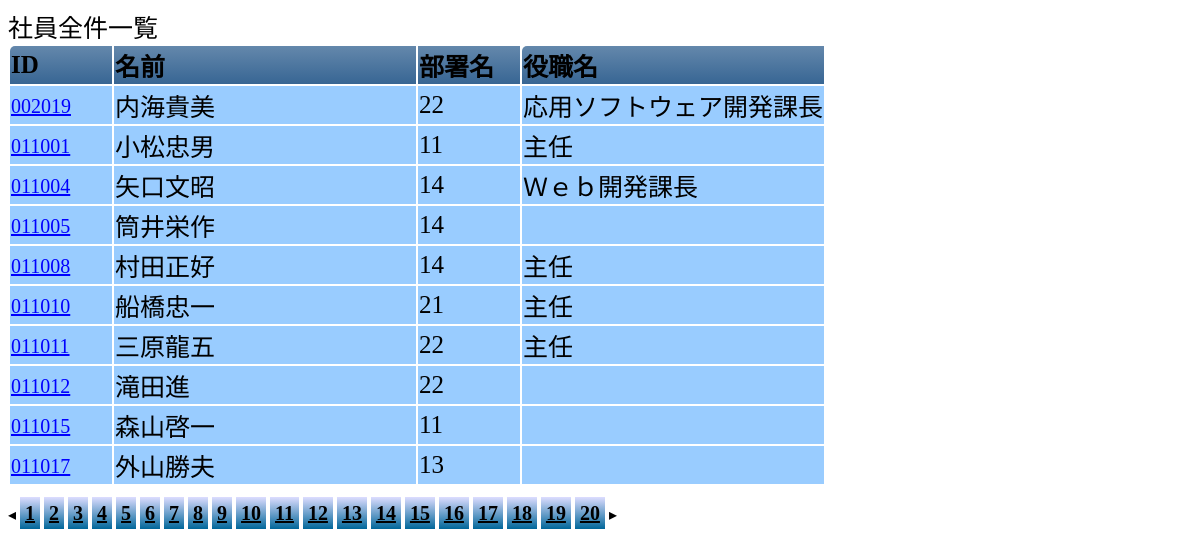
/allmember.php?i=3, run on the app's committed database.
### tables this page shows
CREATE TABLE IF NOT EXISTS `employee` (
  `id` char(6) NOT NULL,
  `name` varchar(20) NOT NULL,
  `kananame` varchar(20) NOT NULL,
  `post` char(2) NOT NULL,
  `offtitle` varchar(20) NOT NULL,
  `joinyear` char(4) NOT NULL,
  `birth` char(8) NOT NULL,
  `sex` char(1) NOT NULL,
  `extnumber` char(4) NOT NULL,
  PRIMARY KEY (`id`)
);

CREATE TABLE IF NOT EXISTS `post` (
  `id` char(2) NOT NULL,
  `name` varchar(20) NOT NULL
);

### allmember.php (the view, shortened to what this page needs)
<!doctype html>
<html lang="en">
<head>
</head>
<link rel="stylesheet" href="./css/base.css">
<body>
<table>
<caption>社員全件一覧</caption>
<tr>
<th class="id">ID</th><th class="name">名前</th><th class="post">部署名</th><th class="offtitle">役職名</th>
</tr>
<?php
				$i = 0;
				if(isset($_GET["i"])){
					$i = $_GET["i"];
				}
				$i = $i * 5;
				$connection = mysqli_connect("localhost","root","");
				mysqli_set_charset($connection,"utf8");
				$SQL = "SELECT em.id,em.name,ps.id,em.offtitle from employee em JOIN post ps ON em.post = ps.id LIMIT ".$i.",10";
				$result = mysqli_query($connection,$SQL);
				while($resultstring = mysqli_fetch_array($result, MYSQLI_BOTH))
				{
					?>
					<tr>
						<td class="id"><a href="./member.php?id=<?php echo $resultstring["0"];?>"><?php echo $resultstring["0"];?></td>
						<td class="name"><?php echo $resultstring["1"];?></td>
						<td class="post"><?php echo $resultstring["2"];?></td>
						<td class="offtitle"><?php echo $resultstring["3"];?></td>
					</tr>
					<?php
				}
				$SQL = "SELECT count(*) from employee";
				$result = mysqli_query($connection,$SQL);
					?>
					</table>
					<p>◂
				<?php
				while($resultstring = mysqli_fetch_array($result, MYSQLI_BOTH))
				{
					$endi = (int)($resultstring[0] / 10);
					for($i=1;$i<=$endi;$i++){
						?>
					<a class="paging" href="./allmember.php?i=<?php echo $i;?>"><?php echo $i;?></a>
						<?php
					}
				}
?>
▸</p>
</body>
</html>

### css/base.css (style rules this page uses)
table { font-size:25px; }
table th { text-align:left; background:linear-gradient(to bottom, rgba(34,85,136,0.7), rgba(34,85,136,0.9)); }
table th:first-child { border-radius: 5px 0 0 0; }
table th:last-child { border-radius: 5px 0 0 0; }
a { font-size:20px; }
table td { background-color:#99ccff; }
table caption { text-align:left; }
table .id { width:100px; }
table .name { width:300px; }
table .post { width:100px; }
table .offtitle { width:300px; }
.paging { text-decoration: underline; background:linear-gradient(to bottom, #ddddff, #006699); color:#000000; padding:5px; font-weight:bold; text-align:center; }
table td a { background-color:linear-gradient(to bottom, rgba(34,85,136,0.7), rgba(34,85,136,0.9)); color:#0000ff; text-decoration:underline; }

### data on the page
employee: id "002019", name "内海貴美", post.id "22", offtitle "応用ソフトウェア開発課長"
employee: id "011001", name "小松忠男", post.id "11", offtitle "主任"
employee: id "011004", name "矢口文昭", post.id "14", offtitle "Ｗｅｂ開発課長"
employee: id "011005", name "筒井栄作", post.id "14"
employee: id "011008", name "村田正好", post.id "14", offtitle "主任"
employee: id "011010", name "船橋忠一", post.id "21", offtitle "主任"
employee: id "011011", name "三原龍五", post.id "22", offtitle "主任"
employee: id "011012", name "滝田進", post.id "22"
employee: id "011015", name "森山啓一", post.id "11"
employee: id "011017", name "外山勝夫", post.id "13"
